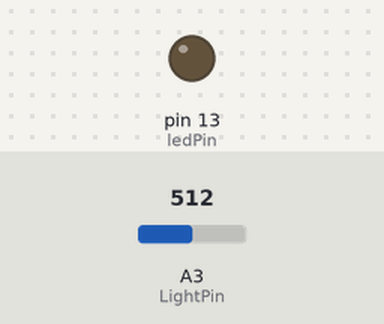
This sketch was run on a simulated Arduino Uno, built with avr-gcc and run on an emulated ATmega328P. Parts: output pins drawn as LEDs (lit = HIGH). The test bench sets the inputs (shaded band); at power-on: A3 (LightPin) = 512.

Above: at 1.2 s.
1.3 s: A3 (LightPin) set to 524
At 1.6 s:
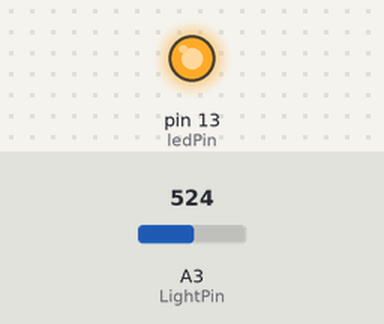
2.8 s: A3 (LightPin) set to 511
At 3.9 s:
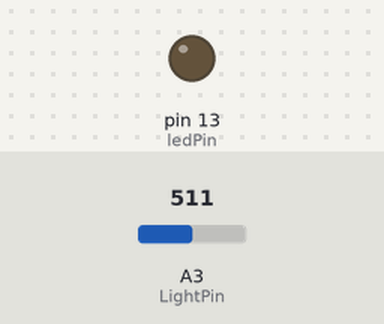
4.3 s: A3 (LightPin) set to 716
At 5.1 s:
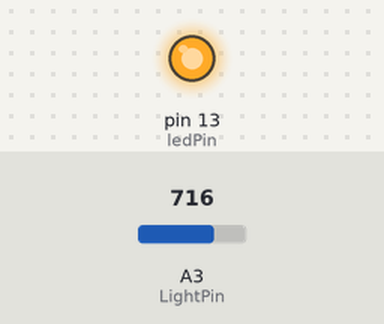
Timing chart, 0 to 7.3 s (numbered marks = the images above; inputs shaded):
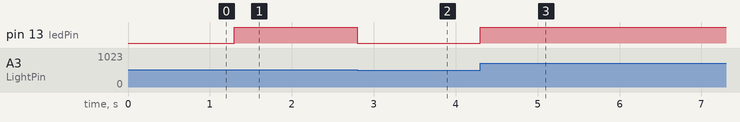

The sketch:

Practica1_Interruptor_crepuscular.pdf.ino
```cpp
int LightPin = 3; // selecciona el pin d'entrada per
// al sensor de llum
int ledPin = 13; // selecciona el pin per al LED
int val = 0; // variable per a emmagatzemar el valor
//capturat pel sensor de llum
int llindar = 512; // variable per a emmagatzemar el valor
// de llindar de llum detectada a partir del qual
// s'encendrà el LED

void setup() {
  pinMode(ledPin, OUTPUT); // declara el ledPin en mode //sortida
}
void loop() {
  val = analogRead(LightPin); //llegim el valor del
  // sensor
  if (val > llindar)
  {
    digitalWrite(ledPin, HIGH); // si el valor
    // mesurat està per sobre del llindar,encen el LED
  }
  else
  {
    digitalWrite(ledPin, LOW); // si el valor mesurat
    // està per sota del llindar, apaga el LED
  }
}
```

Measured:
- the behaviour switches between 512 and 513 on A3 (LightPin) (found by bisection; images 0 and 1)
- after the input at 1.3 s, pin 13 (ledPin): LOW → HIGH at once
- after the input at 2.8 s, pin 13 (ledPin): HIGH → LOW at once
- after the input at 4.3 s, pin 13 (ledPin): LOW → HIGH at once
